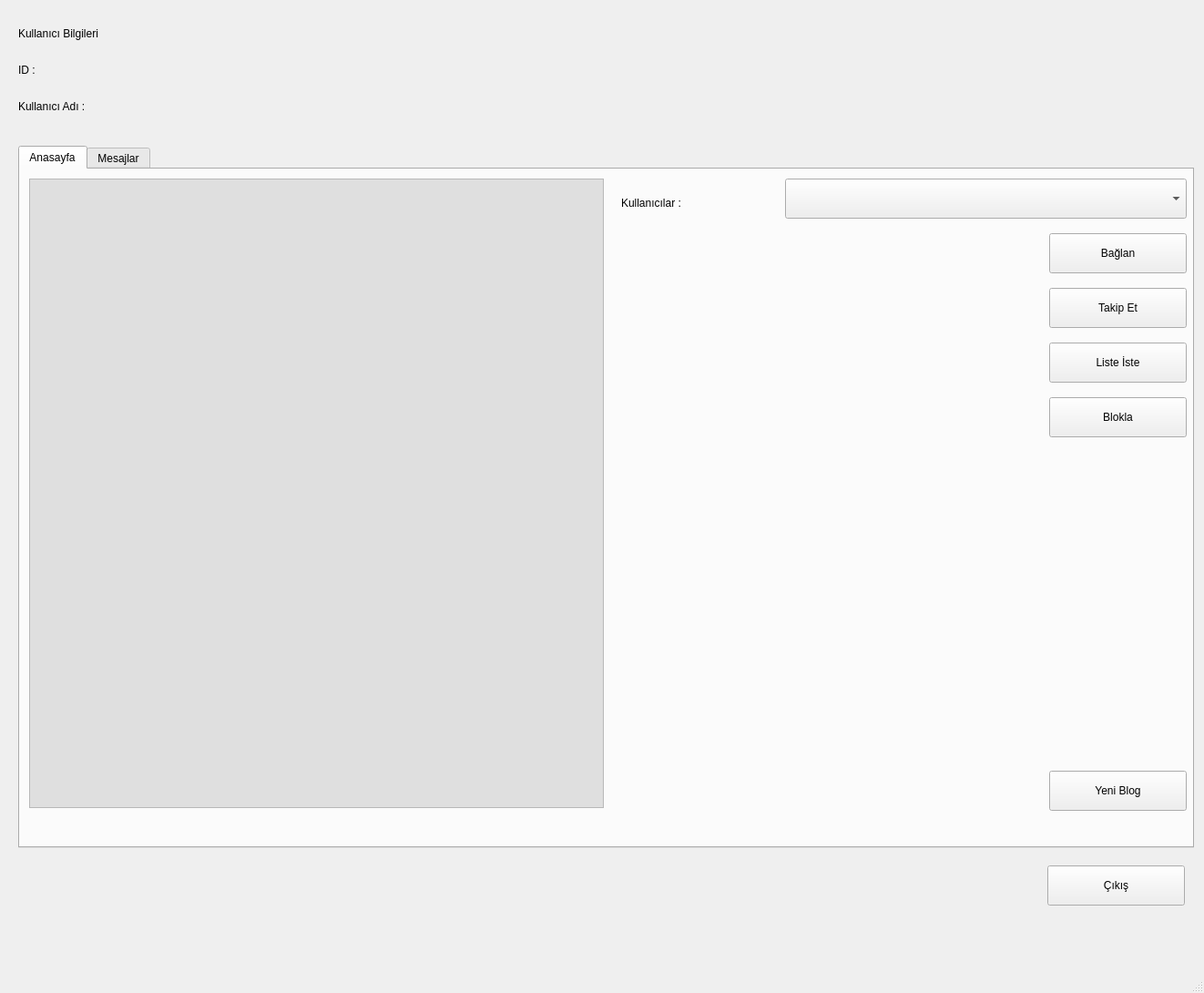
<?xml version="1.0" encoding="UTF-8"?>
<ui version="4.0">
 <class>HomePage</class>
 <widget class="QMainWindow" name="HomePage">
  <property name="geometry">
   <rect>
    <x>0</x>
    <y>0</y>
    <width>1322</width>
    <height>1090</height>
   </rect>
  </property>
  <property name="windowTitle">
   <string>Uygulama Ekranı</string>
  </property>
  <widget class="QWidget" name="centralwidget">
   <widget class="QLabel" name="kullanici_bilgileri">
    <property name="geometry">
     <rect>
      <x>20</x>
      <y>20</y>
      <width>1121</width>
      <height>34</height>
     </rect>
    </property>
    <property name="text">
     <string>Kullanıcı Bilgileri</string>
    </property>
   </widget>
   <widget class="QTabWidget" name="tabWidget">
    <property name="geometry">
     <rect>
      <x>20</x>
      <y>160</y>
      <width>1291</width>
      <height>771</height>
     </rect>
    </property>
    <property name="currentIndex">
     <number>0</number>
    </property>
    <widget class="QWidget" name="homepage_tab">
     <attribute name="title">
      <string>Anasayfa</string>
     </attribute>
     <widget class="QPushButton" name="subscribe">
      <property name="geometry">
       <rect>
        <x>1130</x>
        <y>130</y>
        <width>151</width>
        <height>44</height>
       </rect>
      </property>
      <property name="text">
       <string>Takip Et</string>
      </property>
     </widget>
     <widget class="QLabel" name="users">
      <property name="geometry">
       <rect>
        <x>660</x>
        <y>20</y>
        <width>181</width>
        <height>34</height>
       </rect>
      </property>
      <property name="text">
       <string>Kullanıcılar :</string>
      </property>
     </widget>
     <widget class="QPushButton" name="login">
      <property name="geometry">
       <rect>
        <x>1130</x>
        <y>70</y>
        <width>151</width>
        <height>44</height>
       </rect>
      </property>
      <property name="text">
       <string>Bağlan</string>
      </property>
     </widget>
     <widget class="QComboBox" name="blogger_list">
      <property name="geometry">
       <rect>
        <x>840</x>
        <y>10</y>
        <width>441</width>
        <height>44</height>
       </rect>
      </property>
     </widget>
     <widget class="QPushButton" name="request_list">
      <property name="geometry">
       <rect>
        <x>1130</x>
        <y>190</y>
        <width>151</width>
        <height>44</height>
       </rect>
      </property>
      <property name="text">
       <string>Liste İste</string>
      </property>
     </widget>
     <widget class="QPushButton" name="new_blog">
      <property name="geometry">
       <rect>
        <x>1130</x>
        <y>660</y>
        <width>151</width>
        <height>44</height>
       </rect>
      </property>
      <property name="text">
       <string>Yeni Blog</string>
      </property>
     </widget>
     <widget class="QPushButton" name="block">
      <property name="geometry">
       <rect>
        <x>1130</x>
        <y>250</y>
        <width>151</width>
        <height>44</height>
       </rect>
      </property>
      <property name="text">
       <string>Blokla</string>
      </property>
     </widget>
     <widget class="QListWidget" name="listWidget">
      <property name="geometry">
       <rect>
        <x>10</x>
        <y>10</y>
        <width>631</width>
        <height>691</height>
       </rect>
      </property>
      <property name="palette">
       <palette>
        <active>
         <colorrole role="Base">
          <brush brushstyle="SolidPattern">
           <color alpha="255">
            <red>223</red>
            <green>223</green>
            <blue>223</blue>
           </color>
          </brush>
         </colorrole>
        </active>
        <inactive>
         <colorrole role="Base">
          <brush brushstyle="SolidPattern">
           <color alpha="255">
            <red>223</red>
            <green>223</green>
            <blue>223</blue>
           </color>
          </brush>
         </colorrole>
        </inactive>
        <disabled>
         <colorrole role="Base">
          <brush brushstyle="SolidPattern">
           <color alpha="255">
            <red>255</red>
            <green>255</green>
            <blue>255</blue>
           </color>
          </brush>
         </colorrole>
        </disabled>
       </palette>
      </property>
     </widget>
    </widget>
    <widget class="QWidget" name="message_tab">
     <attribute name="title">
      <string>Mesajlar</string>
     </attribute>
     <widget class="QWidget" name="messages_widget" native="true">
      <property name="geometry">
       <rect>
        <x>10</x>
        <y>70</y>
        <width>1261</width>
        <height>631</height>
       </rect>
      </property>
     </widget>
     <widget class="QLabel" name="kullanici_bilgileri_2">
      <property name="geometry">
       <rect>
        <x>10</x>
        <y>20</y>
        <width>211</width>
        <height>34</height>
       </rect>
      </property>
      <property name="text">
       <string>Direkt Mesajlar</string>
      </property>
     </widget>
     <widget class="QComboBox" name="blogger_list_messages">
      <property name="geometry">
       <rect>
        <x>840</x>
        <y>10</y>
        <width>441</width>
        <height>44</height>
       </rect>
      </property>
     </widget>
     <widget class="QLabel" name="users_2">
      <property name="geometry">
       <rect>
        <x>660</x>
        <y>20</y>
        <width>181</width>
        <height>34</height>
       </rect>
      </property>
      <property name="text">
       <string>Kullanıcılar :</string>
      </property>
     </widget>
    </widget>
   </widget>
   <widget class="QPushButton" name="exit">
    <property name="geometry">
     <rect>
      <x>1150</x>
      <y>950</y>
      <width>151</width>
      <height>44</height>
     </rect>
    </property>
    <property name="text">
     <string>Çıkış</string>
    </property>
   </widget>
   <widget class="QLabel" name="id_label">
    <property name="geometry">
     <rect>
      <x>20</x>
      <y>60</y>
      <width>1111</width>
      <height>34</height>
     </rect>
    </property>
    <property name="text">
     <string>ID :</string>
    </property>
   </widget>
   <widget class="QLabel" name="nickname_label">
    <property name="geometry">
     <rect>
      <x>20</x>
      <y>100</y>
      <width>1121</width>
      <height>34</height>
     </rect>
    </property>
    <property name="text">
     <string>Kullanıcı Adı :</string>
    </property>
   </widget>
  </widget>
  <widget class="QMenuBar" name="menubar">
   <property name="geometry">
    <rect>
     <x>0</x>
     <y>0</y>
     <width>1322</width>
     <height>42</height>
    </rect>
   </property>
  </widget>
  <widget class="QStatusBar" name="statusbar"/>
 </widget>
 <resources/>
 <connections/>
</ui>
